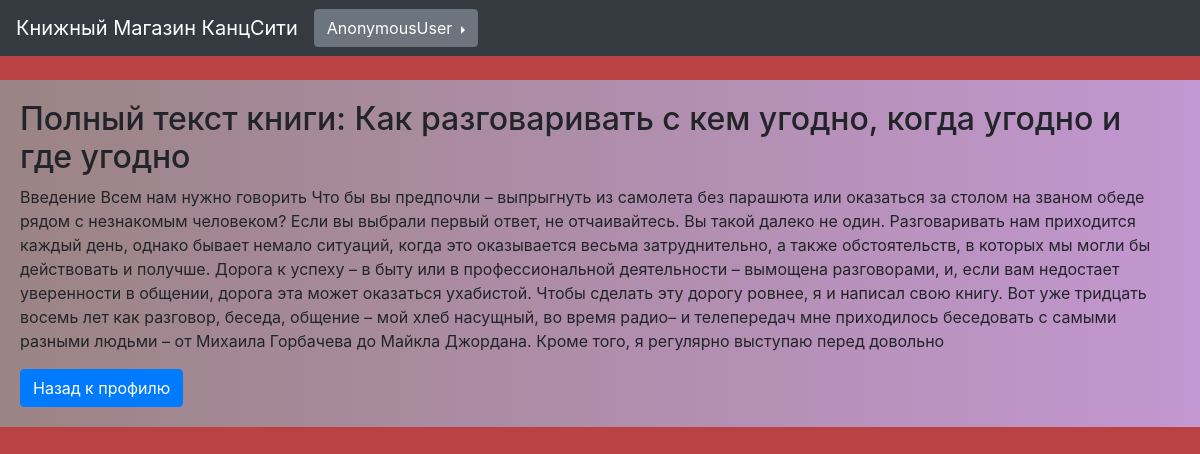
The app's page /book/9/text/ with its own data.
### books/models.py (models this page shows, shortened)
class Book(models.Model):
    title  = models.CharField(max_length = 200, verbose_name='Название')
    author = models.CharField(max_length = 200, verbose_name='Автор')
    description = models.CharField(max_length = 500, default=None, verbose_name='Описание')
    price = models.FloatField(null=True, blank=True, verbose_name='Цена')
    image_url = models.CharField(max_length = 2083, default=False)
    year_published = models.PositiveIntegerField(null=True, blank=True, verbose_name='Год издания')  # Заменили поле follow_author на year_published
    book_available = models.BooleanField(default=True, verbose_name='В наличии')
    category = models.CharField(max_length=100, blank=True, verbose_name='Категория')
    content = models.TextField(blank=True, verbose_name='Текст книги')  # Новое поле для текста книги
    PURCHASE = 'PURCHASE'
    RENT_1_MONTH = 'RENT_1_MONTH'
    RENT_3_MONTHS = 'RENT_3_MONTHS'
    OPERATION_CHOICES = [
        (PURCHASE, 'Покупка'),
        (RENT_1_MONTH, 'Аренда на 1 месяц'),
        (RENT_3_MONTHS, 'Аренда на 3 месяца'),
    ]
    operation = models.CharField(max_length=20, choices=OPERATION_CHOICES, default=PURCHASE)
    rent_price = models.FloatField(null=True, blank=True, verbose_name='Стоимость аренды')

### books/views.py (the view)
def book_text_view(request, book_id):
    book = get_object_or_404(Book, id=book_id)
    return render(request, 'book_text.html', {'book': book})

### templates/book_text.html
{% extends 'base.html' %}
{% block content %}
  <h2>Полный текст книги: {{ book.title }}</h2>
  <p>{{ book.content }}</p>
  <a href="{% url 'profile' %}" class="btn btn-primary">Назад к профилю</a>
{% endblock content %}

### templates/base.html (shortened to what this page needs)
{% load static %}
<!DOCTYPE html>
<html lang="en">
  <head>
    <link
      rel="stylesheet"
      href="https://stackpath.bootstrapcdn.com/bootstrap/4.4.1/css/bootstrap.min.css"
    />
    <link
      rel="stylesheet"
      type="text/css"
      href="{% static 'css/styles.css' %}"
    />
  </head>
  <body>
    <nav class="navbar navbar-dark bg-dark">
      <a class="navbar-brand" href="{% url 'list' %}"
        >Книжный Магазин КанцСити</a
      >
      <div class="btn-group dropright">
        <button
          type="button"
          class="btn btn-secondary dropdown-toggle"
          data-toggle="dropdown"
          aria-haspopup="true"
          aria-expanded="false"
        >
          {{ user }}
        </button>
      </div>
    </nav>
    <br />
    <div class="content-container">
      {% block content %} {% endblock content %}
    </div>
  </body>
</html>

### static/css/styles.css (style rules this page uses)
body { background: #bb4242; }
.content-container { background: linear-gradient(90deg, #9b8484, #c397d1); padding: 20px; }

### records on screen
Book: title "Как разговаривать с кем угодно, когда угодно и где угодно", content "Введение Всем нам нужно говорить Что бы вы предпочли – выпрыгнуть из самолета без парашюта или оказаться за столом на званом обеде рядом с незнакомым человеком? Если вы выбрали первый ответ, не отчаивайтесь. Вы такой далеко не один. Разговаривать нам приходится каждый день, однако бывает немало ситуаций, когда это оказывается весьма затруднительно, а также обстоятельств, в которых мы могли бы действовать и получше. Дорога к успеху – в быту или в профессиональной деятельности – вымощена разговорами, и, если вам недостает уверенности в общении, дорога эта может оказаться ухабистой. Чтобы сделать эту дорогу ровнее, я и написал свою книгу. Вот уже тридцать восемь лет как разговор, беседа,…"

### other values on screen
{{ user }} "AnonymousUser"
